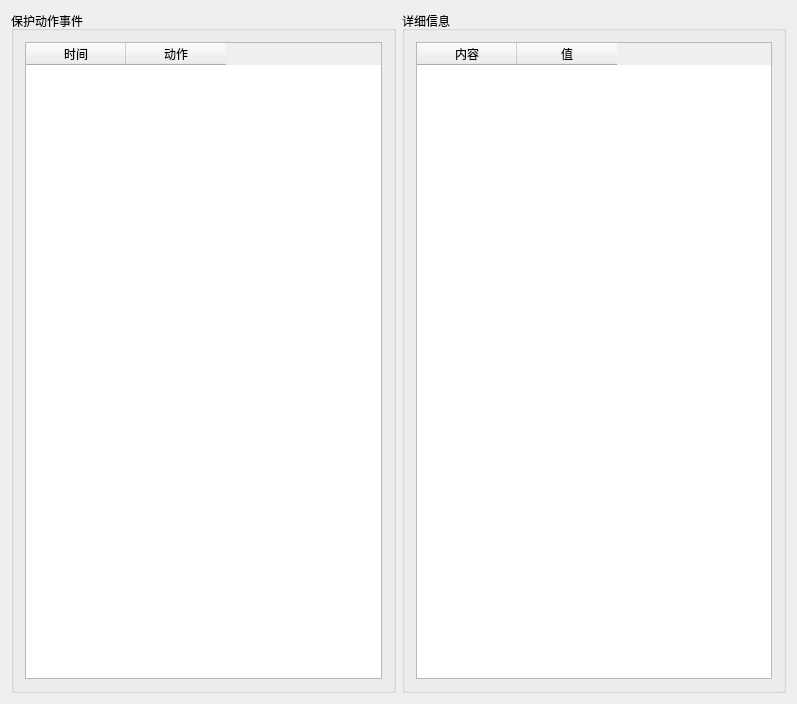
<?xml version="1.0" encoding="UTF-8"?>
<ui version="4.0">
 <class>dtuprotactdlg</class>
 <widget class="QDialog" name="dtuprotactdlg">
  <property name="geometry">
   <rect>
    <x>0</x>
    <y>0</y>
    <width>797</width>
    <height>704</height>
   </rect>
  </property>
  <property name="windowTitle">
   <string>dtuprotactdlg</string>
  </property>
  <layout class="QGridLayout" name="gridLayout_3">
   <item row="0" column="0">
    <widget class="QGroupBox" name="group_protact_event">
     <property name="maximumSize">
      <size>
       <width>16777215</width>
       <height>16777215</height>
      </size>
     </property>
     <property name="title">
      <string>保护动作事件</string>
     </property>
     <layout class="QGridLayout" name="gridLayout">
      <item row="0" column="0">
       <widget class="QTableWidget" name="tableWidget_prot_event">
        <property name="maximumSize">
         <size>
          <width>16777215</width>
          <height>16777215</height>
         </size>
        </property>
        <column>
         <property name="text">
          <string>时间</string>
         </property>
        </column>
        <column>
         <property name="text">
          <string>动作</string>
         </property>
        </column>
       </widget>
      </item>
     </layout>
    </widget>
   </item>
   <item row="0" column="1">
    <widget class="QGroupBox" name="group_detail">
     <property name="title">
      <string>详细信息</string>
     </property>
     <layout class="QGridLayout" name="gridLayout_2">
      <item row="0" column="0">
       <widget class="QTableWidget" name="tableWidget_prot_detail">
        <column>
         <property name="text">
          <string>内容</string>
         </property>
        </column>
        <column>
         <property name="text">
          <string>值</string>
         </property>
        </column>
       </widget>
      </item>
     </layout>
    </widget>
   </item>
  </layout>
 </widget>
 <layoutdefault spacing="6" margin="11"/>
 <resources/>
 <connections>
  <connection>
   <sender>tableWidget_prot_event</sender>
   <signal>itemClicked(QTableWidgetItem*)</signal>
   <receiver>dtuprotactdlg</receiver>
   <slot>show_protect_detail(QTableWidgetItem*)</slot>
   <hints>
    <hint type="sourcelabel">
     <x>197</x>
     <y>287</y>
    </hint>
    <hint type="destinationlabel">
     <x>168</x>
     <y>-55</y>
    </hint>
   </hints>
  </connection>
 </connections>
 <slots>
  <slot>show_protect_detail(QTableWidgetItem*)</slot>
 </slots>
</ui>
